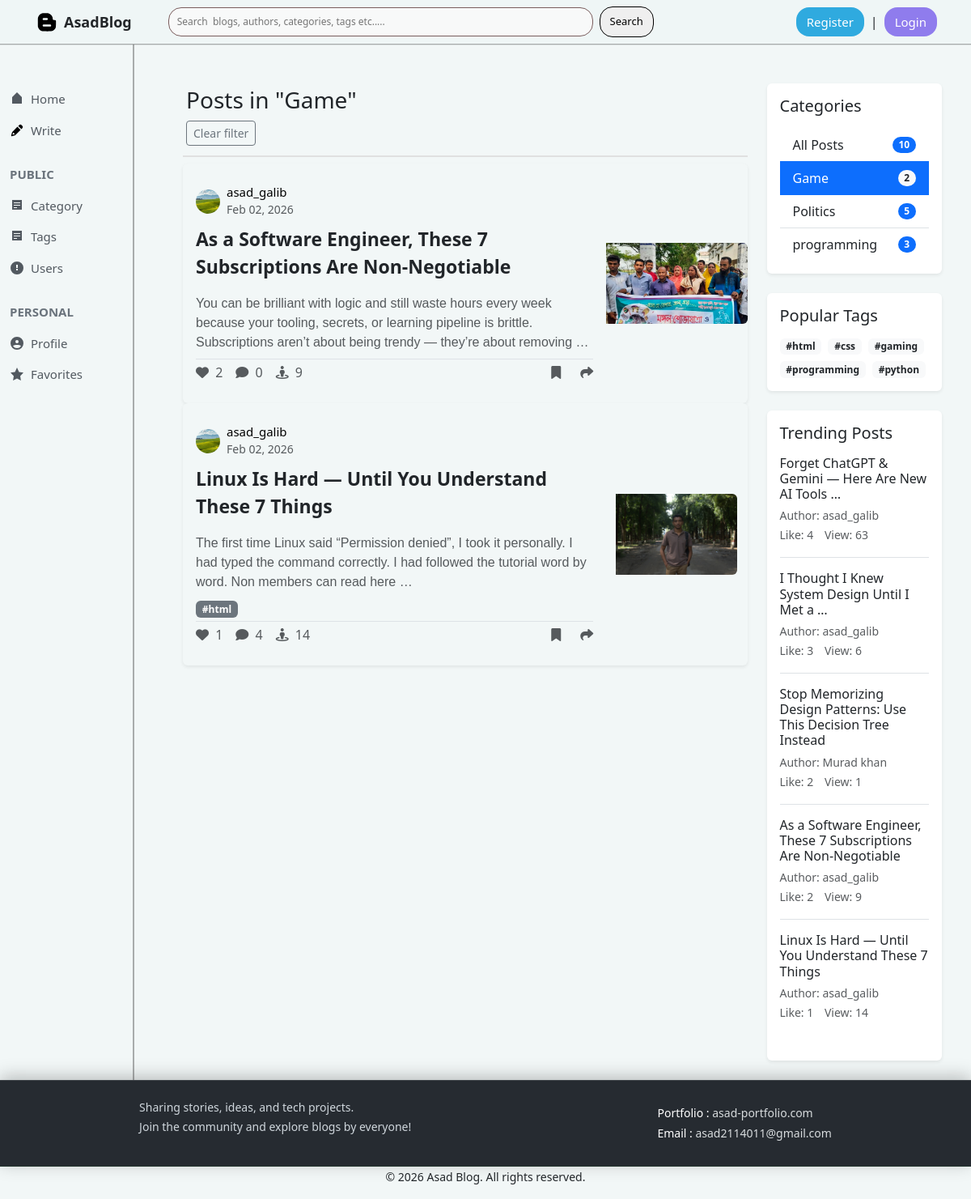
The app's page /category/game/ with its own data.
### catagories/models.py (models this page shows, shortened)
class catagory(models.Model):
    name=models.CharField(max_length=100)
    slug=models.SlugField(max_length=100,unique=True,null=True,blank=True)
    class Meta:
        ordering=['name']

class Tag(models.Model):
    name=models.CharField(max_length=50,unique=True)
    slug=models.SlugField(max_length=60,unique=True,blank=True)
    created_at=models.DateTimeField(auto_now_add=True)
    class Meta:
        ordering=['name']

### posts/models.py (models this page shows, shortened)
class Post(models.Model):
    title=models.CharField(max_length=200)
    slug=models.SlugField(max_length=250,unique=True,blank=True)
    content=HTMLField()
    post_image=models.ImageField(upload_to='posts/',blank=True,null=True)
    view_count=models.PositiveIntegerField(default=0)
    catagory=models.ForeignKey(catagory,on_delete=models.PROTECT,related_name='posts')
    author=models.ForeignKey(Author,on_delete=models.CASCADE,related_name='posts')
    tags=models.ManyToManyField(Tag,blank=True,related_name='posts')
    created_at=models.DateTimeField(auto_now_add=True)
    updated_at=models.DateTimeField(auto_now=True)
    class Meta:
        ordering=['-created_at']

### author/models.py (models this page shows, shortened)
class Author(models.Model):
    user=models.OneToOneField(User,on_delete=models.CASCADE,related_name="author_profile")
    name=models.CharField(max_length=100)
    slug=models.SlugField(max_length=120,unique=True,blank=True)
    bio=models.TextField()
    email=models.EmailField(max_length=100)
    profile_image=models.ImageField(upload_to='authors/',blank=True,null=True)
    created_at=models.DateTimeField(auto_now_add=True)

### blog_project/views.py (the view)
# urls.py: 2. Add a URL to urlpatterns:  path('', views.home, name='home')
def home(request, catagory_slug=None):
    data=Post.objects.select_related('author','catagory').prefetch_related('tags','likes','comments')
    selected_category = None
    if catagory_slug is not None:
        selected_category = catagory.objects.get(slug=catagory_slug)
        data = data.filter(catagory=selected_category)
    paginator=Paginator(data, 5)
    page_num=request.GET.get('page')
    page_obj=paginator.get_page(page_num)
    catagories=catagory.objects.all()
    all_posts_count=Post.objects.count()
    thirty_days_ago=timezone.now() - timedelta(days=30)
    trending_posts=Post.objects.filter(created_at__gte=thirty_days_ago).annotate(like_count=Count('likes')).order_by('-like_count')[:5]
    popular_tags=Tag.objects.annotate(post_count=Count('posts')).order_by('-post_count')[:10]
    context={
        'data':page_obj,
        'page_obj':page_obj,
        'catagory':catagories,
        'selected_category':selected_category,
        'trending_posts':trending_posts,
        'popular_tags':popular_tags,
        'all_posts_count':all_posts_count,
    }
    return render(request,'home.html',context)

### templates/home.html (shortened to what this page needs)
{% extends 'base.html' %}
{% load static %}
{% block content %}
<div class="home-container m-0">
    <div class="container-fluid py-4">
        <div class="row">
            <div class="col-lg-9 col-md-12">
                <div class="header mb-2 p-1"
                    style="background-color: #f2f7f7;border-bottom: 2px solid #e0e0e0; padding: 15px 0;">
                    {% if selected_category %}
                    <div class="mb-2">
                        <h3>Posts in "{{ selected_category.name }}"</h3>
                        <a href="{% url 'home' %}" class="btn btn-sm btn-outline-secondary">
                             Clear filter
                        </a>
                    </div>
                    {% else %}
                    <h3 class="mb-2">Latest Posts</h3>
                    {% endif %}
                </div>
                {% for post in data %}
                <div class="card shadow-sm border-0 post-card" style="padding: 10px 0px; background-color: #f2f7f7;">
                    <div class="row g-0">
                        {% if post.post_image %}
                        <div class="col-md-9">
                            {% else %}
                            <div class="col-md-12">
                                {% endif %}
                                <div class="card-body p-3">
                                    <div class="d-flex align-items-center mb-2">
                                        {% if post.author.profile_image %}
                                        <img src="{{ post.author.profile_image.url }}" class="rounded-circle me-2"
                                            alt="{{ post.author.name }}" width="30" height="30"
                                            style="object-fit: cover;">
                                        {% else %}
                                        <div class="rounded-circle bg-primary text-white d-flex align-items-center justify-content-center me-2"
                                            style="width: 30px; height: 30px; font-weight: bold;">
                                            {{ post.author.name|first|upper }}
                                        </div>
                                        {% endif %}
                                        <div>
                                            <a href="#" style="text-decoration: none; color: black;">
                                                <h6 class="mb-0" style="font-size: 15px;">{{ post.author.name }}</h6>
                                            </a>
                                            <small class="text-muted">
                                                {{post.created_at|date:'M d, Y'}}
                                            </small>
                                        </div>
                                    </div>
                                    <div class=" mb-2">
                                        <div class="d-flex align-items-center justify-content-between gap-1 ">
                                            <a href="{% url 'post_details' post.slug %}"
                                                class="text-decoration-none text-dark card-title "
                                                style="font-size: 23px; font-weight: bold;">
                                                {{ post.title }}
                                            </a>
                                        </div>
                                    </div>
                                    <p class="card-text text-muted mb-2"
                                        style="font-family: Arial, Helvetica, sans-serif;">
                                        {{post.content|safe|truncatewords_html:30}}
                                    </p>
                                    <div class="mb-1">
                                        {% for tag in post.tags.all %}
                                        <span class="badge bg-secondary me-1">#{{ tag.name }}</span>
                                        {% endfor %}
                                    </div>
                                    <div class="d-flex justify-content-between align-items-center pt-1 border-top">
                                        <div class="d-flex gap-3">
                                            <a href="{% url 'post_details' post.slug %}"
                                                class="text-decoration-none text-muted interaction-link like-btn">
                                                <i class="fa-solid fa-heart"></i>
                                                <span class="ms-1">{{ post.likes.count }}</span>
                                            </a>
                                            <a href="{% url 'post_details' post.slug %}"
                                                class="text-decoration-none text-muted interaction-link comment-btn">
                                                <i class="fa-solid fa-comment"></i>
                                                <span class="ms-1">{{ post.comments.count }}</span>
                                            </a>
                                            <a href="{% url 'post_details' post.slug %}"
                                                class="text-decoration-none text-muted interaction-link view-btn">
                                                <i class="fa-solid fa-street-view"></i>
                                                <span class="ms-1">{{ post.view_count }}</span>
                                            </a>
                                        </div>
                                        <div class="d-flex gap-4">
                                            <a href="{% url 'post_details' post.slug %}" class="text-decoration-none text-muted interaction-link bookmark-btn">
                                                 <i class="fa-solid fa-bookmark"></i>
                                            </a>
                                            <div class="dropdown">
                                                <a href="#" class="text-decoration-none text-muted interaction-link share-btn"
                                                    data-bs-toggle="dropdown" aria-expanded="false">
                                                    <i class="fa-solid fa-share"></i>
                                                </a>
                                            </div>
                                        </div>
                                    </div>
                                </div>
                            </div>
                            {% if post.post_image %}
                            <div class="col-md-3 d-flex align-items-center justify-content-center post_image_lg">
                                <img src="{{ post.post_image.url }}" class="img-fluid rounded-end  object-fit-cover"
                                    alt="No image" style="max-height: 100px; min-height: 100px;">
                            </div>
                            {% endif %}
                        </div>
                    </div>
                    {% empty %}
                    <div class="text-center py-5">
                        <p class="text-muted">No posts available{% if selected_category %} in this category{% endif %}.
                        </p>
                    </div>
                    {% endfor %}
                </div>
                <div class="col-lg-3 col-md-12">
                    <div class="" style="top: 20px; z-index: 900;">
                        <div class="card shadow-sm border-0 mb-4">
                            <div class="card-body">
                                <h5 class="card-title mb-3">Categories</h5>
                                <div class="list-group list-group-flush">
                                    <a href="{% url 'home' %}"
                                        class="list-group-item list-group-item-action d-flex justify-content-between align-items-center {% if not selected_category %}active{% endif %}">
                                        All Posts
                                        <span
                                            class="badge {% if not selected_category %}bg-light text-dark{% else %}bg-primary{% endif %} rounded-pill">
                                            {{ all_posts_count }}
                                        </span>
                                    </a>
                                    {% for cat in catagory %}
                                    <a href="{% url 'category_posts' cat.slug %}"
                                        class="list-group-item list-group-item-action d-flex justify-content-between align-items-center {% if selected_category == cat %}active{% endif %}">
                                        {{ cat.name }}
                                        <span
                                            class="badge {% if selected_category == cat %}bg-light text-dark{% else %}bg-primary{% endif %} rounded-pill">
                                            {{ cat.posts.count }}
                                        </span>
                                    </a>
                                    {% endfor %}
                                </div>
                            </div>
                        </div>
                        {% if popular_tags %}
                        <div class="card shadow-sm border-0 mb-4">
                            <div class="card-body">
                                <h5 class="card-title mb-3">Popular Tags</h5>
                                <div class="d-flex flex-wrap gap-2">
                                    {% for tag in popular_tags %}
                                    <a href="#" class="badge bg-light text-dark text-decoration-none">#{{ tag.name}}</a>
                                    {% endfor %}
                                </div>
                            </div>
                        </div>
                        {% endif %}
                        {% if trending_posts %}
                        <div class="card shadow-sm border-0">
                            <div class="card-body">
                                <h5 class="card-title mb-3">Trending Posts</h5>
                                {% for trending_post in trending_posts %}
                                <div class="mb-3 pb-3 {% if not forloop.last %}border-bottom{% endif %}">
                                    <h6 class="mb-1">
                                        <a href="{% url 'post_details' trending_post.slug %}" class="text-decoration-none text-dark">
                                            {{ trending_post.title|truncatewords:10 }}
                                        </a>
                                    </h6>
                                    <small class="text-muted">
                                       Author: {{ trending_post.author.name }} <br> Like: {{ trending_post.like_count }} <span style="margin-left: 10px;" >View: {{trending_post.view_count}}</span>
                                    </small>
                                </div>
                                {% endfor %}
                            </div>
                        </div>
                        {% endif %}
                    </div>
                </div>
            </div>
        </div>
    </div>
</div>
{% endblock %}

### static/css/base.css (style rules this page uses)
html { overflow-y: scroll; }
body { background-color: #f2f7f7; margin: 0; display: flex; flex-direction: column; min-height: 100vh; }

### static/css/home.css (style rules this page uses)
.post-card { transition: transform 0.2s, box-shadow 0.2s; }
.object-fit-cover { object-fit: cover; }
.list-group-item.active { background-color: #0d6efd; border-color: #0d6efd; }

### records on screen
catagory: name "Game", posts.count "2"
Post: author.profile_image (picture), author.name "asad_galib", created_at "Feb 02, 2026", title "As a Software Engineer, These 7 Subscriptions Are Non-Negotiable", content "You can be brilliant with logic and still waste hours every week because your tooling, secrets, or learning pipeline is brittle. Subscriptions aren’t about being trendy — they’re about removing …", likes.count "2", comments.count "0", view_count "9", post_image (picture), like_count "2"
Post: author.profile_image (picture), author.name "asad_galib", created_at "Feb 02, 2026", title "Linux Is Hard — Until You Understand These 7 Things", content "The first time Linux said “Permission denied”, I took it personally. I had typed the command correctly. I had followed the tutorial word by word. Non members can read here …", likes.count "1", comments.count "4", view_count "14", post_image (picture), like_count "1"
Tag: name "html"
catagory: name "Politics", posts.count "5"
catagory: name "programming", posts.count "3"
Tag: name "css"
Tag: name "gaming"
Tag: name "programming"
Tag: name "python"
Post: title "Forget ChatGPT & Gemini — Here Are New AI Tools …", author.name "asad_galib", like_count "4", view_count "63"
Post: title "I Thought I Knew System Design Until I Met a …", author.name "asad_galib", like_count "3", view_count "6"
Post: title "Stop Memorizing Design Patterns: Use This Decision Tree Instead", author.name "Murad khan", like_count "2", view_count "1"

### other values on screen
{{ all_posts_count }} "10"
